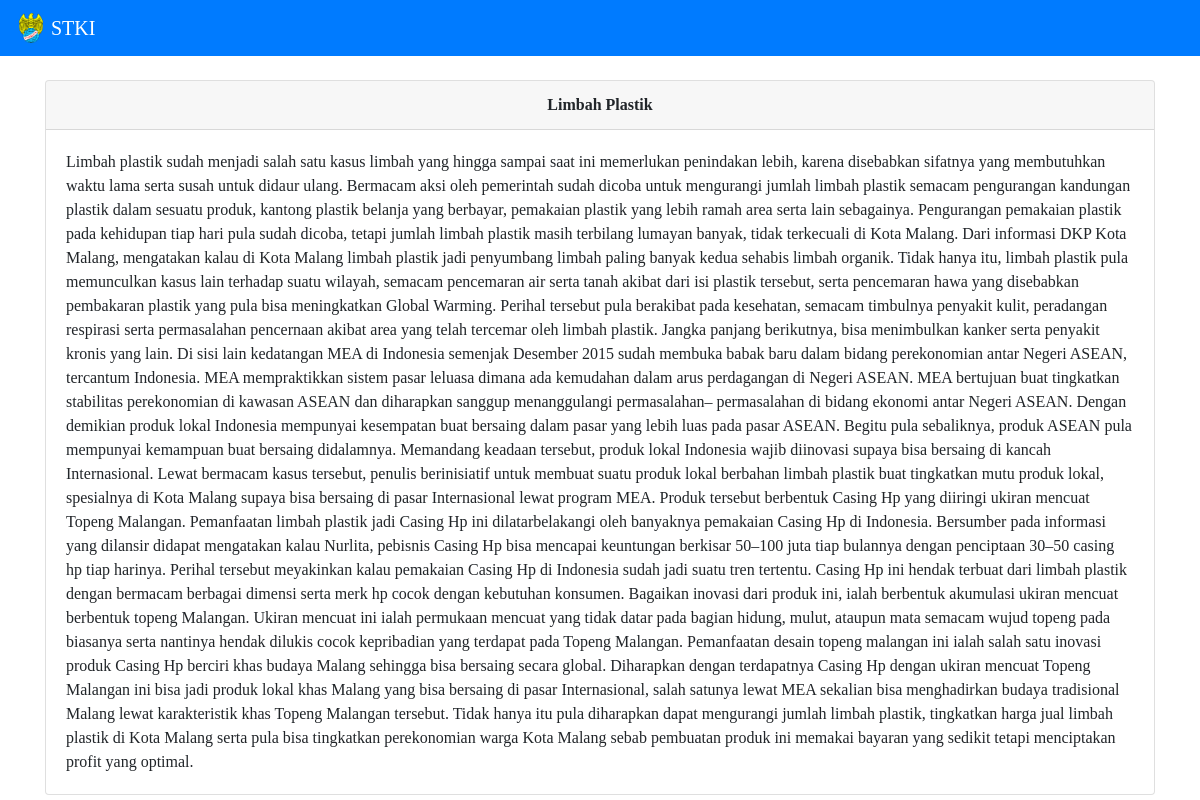
Screenshot of /detailDokumen.php?id=9 with the database file from the repository.
### tables this page shows
CREATE TABLE `tbdokumen` (
  `Id` int(11) NOT NULL,
  `Judul` varchar(100) NOT NULL,
  `dokumen` text NOT NULL,
  `nm_dk` text NOT NULL
);

### detailDokumen.php (the view, shortened to what this page needs)
<?php
include 'koneksi.php';
    $id = $_GET['id'];
    $data = $konek->query("SELECT * FROM tbdokumen WHERE Id = $id");
    $result = mysqli_fetch_array($data);
?>
<!DOCTYPE html>
<html>
<head>
	<link rel="stylesheet" type="text/css" href="assets/bootstrap/dist/css/bootstrap.min.css">
	<link rel="stylesheet" type="text/css" href="assets/fontawesome/css/all.min.css">
</head>
<body>
<nav class="navbar navbar-dark bg-primary">
  <a class="navbar-brand" href="index.php">
    <img src="assets/img/logo.png" width="30" height="30" class="d-inline-block align-top" alt="" loading="lazy">
    STKI
  </a>
</nav>
<br />
<div class="container">
<div class="card">
  <div class="card-header font-weight-bold text-center">
    <?= $result['Judul'] ?>
  </div>
  <div class="card-body">
    <p class="card-text"><?= $result['dokumen']; ?></p>
  </div>
</div>
</div>
</body>
</html>

### detailDokumen.php (style rules this page uses)
* { font-family: awesome; }

### rows the page displays
tbdokumen: Judul "Limbah Plastik", dokumen "Limbah plastik sudah menjadi salah satu kasus limbah yang hingga sampai saat ini memerlukan penindakan lebih, karena disebabkan sifatnya yang membutuhkan waktu lama serta susah untuk didaur ulang. Bermacam aksi oleh pemerintah sudah dicoba untuk mengurangi jumlah limbah plastik semacam pengurangan kandungan plastik dalam sesuatu produk, kantong plastik belanja yang berbayar, pemakaian plastik yang lebih ramah area serta lain sebagainya. Pengurangan pemakaian plastik pada kehidupan tiap hari pula sudah dicoba, tetapi jumlah limbah plastik masih terbilang lumayan banyak, tidak terkecuali di Kota Malang. Dari informasi DKP Kota Malang, mengatakan kalau di Kota Malang limbah plastik jadi…"
